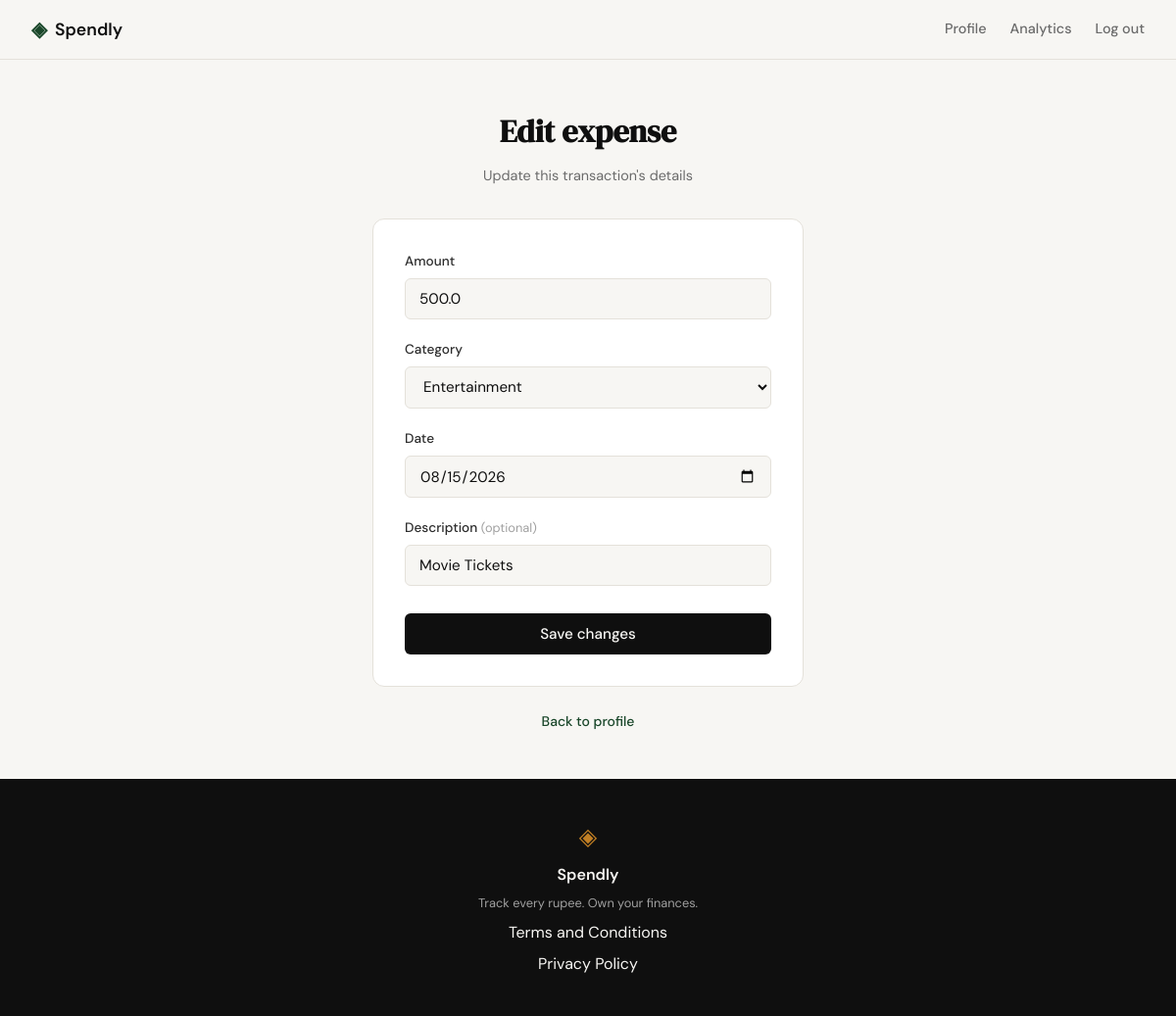
Screenshot of /expenses/29/edit (signed in) with the database file from the repository.
### tables this page shows
CREATE TABLE expenses (
            id          INTEGER PRIMARY KEY AUTOINCREMENT,
            user_id     INTEGER NOT NULL REFERENCES users(id),
            amount      REAL    NOT NULL,
            category    TEXT    NOT NULL,
            date        TEXT    NOT NULL,
            description TEXT,
            created_at  TEXT    DEFAULT (datetime('now'))
        );

### app.py (the view, shortened to what this page needs)
@app.route("/expenses/<int:id>/edit", methods=["GET", "POST"])
def edit_expense(id):
    if not session.get("user_id"):
        return redirect(url_for("login"))
    user_id = session["user_id"]
    expense = queries.get_expense_by_id(id, user_id)
    if expense is None:
        abort(404)
    return render_template(
        "edit_expense.html",
        expense=expense,
        category_options=CATEGORIES,
        amount=expense["amount"],
        category=expense["category"],
        date=expense["date"],
        description=expense["description"] or "",
    )

### database/db.py (called while the page is built)
def get_db():
    conn = sqlite3.connect(
        DB_PATH,
        timeout=10,
    )
    conn.row_factory = sqlite3.Row
    conn.execute("PRAGMA foreign_keys = ON")
    conn.execute("PRAGMA busy_timeout = 10000")
    return conn

### database/queries.py (called while the page is built)
def get_expense_by_id(expense_id, user_id):
    with get_db() as conn:
        row = conn.execute(
            """
            SELECT id, amount, category, date, description
            FROM expenses
            WHERE id = ? AND user_id = ?
            """,
            (expense_id, user_id),
        ).fetchone()
    if row is None:
        return None
    return {
        "id": row["id"],
        "amount": row["amount"],
        "category": row["category"],
        "date": row["date"],
        "description": row["description"],
    }

### templates/edit_expense.html (shortened to what this page needs)
{% extends "base.html" %}
{% block head %}
<link rel="stylesheet" href="{{ url_for('static', filename='css/add_expense.css') }}">
{% endblock %}
{% block content %}
<section class="auth-section">
    <div class="auth-container">
        <div class="auth-header">
            <h1 class="auth-title">Edit expense</h1>
            <p class="auth-subtitle">Update this transaction's details</p>
        </div>
        <div class="auth-card">
            <form method="POST" action="{{ url_for('edit_expense', id=expense.id) }}">
                <div class="form-group">
                    <label for="amount">Amount</label>
                    <input type="number" id="amount" name="amount"
                           class="form-input" placeholder="0.00" step="0.01" min="0.01"
                           value="{{ amount }}" required autofocus>
                </div>
                <div class="form-group">
                    <label for="category">Category</label>
                    <select id="category" name="category" class="form-input" required>
                        {% for cat in category_options %}
                        <option value="{{ cat }}" {% if cat == category %}selected{% endif %}>{{ cat }}</option>
                        {% endfor %}
                    </select>
                </div>
                <div class="form-group">
                    <label for="date">Date</label>
                    <input type="date" id="date" name="date"
                           class="form-input" value="{{ date }}" required>
                </div>
                <div class="form-group">
                    <label for="description">Description <span class="form-optional">(optional)</span></label>
                    <input type="text" id="description" name="description"
                           class="form-input" placeholder="e.g. Groceries" value="{{ description }}">
                </div>
                <button type="submit" class="btn-submit">Save changes</button>
            </form>
        </div>
        <p class="auth-switch">
            <a href="{{ url_for('profile') }}">Back to profile</a>
        </p>
    </div>
</section>
{% endblock %}

### static/css/style.css (style rules this page uses)
:root { --ink: #0f0f0f; --ink-soft: #2d2d2d; --ink-muted: #6b6b6b; --ink-faint: #a0a0a0; --paper: #f7f6f3; --paper-warm: #f0ede6; --paper-card: #ffffff; --accent: #1a472a; --accent-light: #e8f0eb; --accent-2: #c17f24; --accent-2-light: #fdf3e3; --danger: #c0392b; --danger-light: #fdecea; --border: #e4e1da; --border-soft: #eeebe4; --font-display: 'DM Serif Display', Georgia, serif; --font-body: 'DM Sans', system-ui, sans-serif; --max-width: 1200px; --auth-width: 440px; --radius-sm: 6px; --radius-md: 12px; --radius-lg: 20px; }
*, *::before, *::after { box-sizing: border-box; margin: 0; padding: 0; }
html { font-size: 16px; scroll-behavior: smooth; }
body { background: var(--paper); color: var(--ink); font-family: var(--font-body); font-size: 1rem; line-height: 1.6; -webkit-font-smoothing: antialiased; }
a { color: inherit; text-decoration: none; }
.auth-section { min-height: calc(100vh - 60px - 100px); display: flex; align-items: center; justify-content: center; padding: 3rem 2rem; }
.auth-container { width: 100%; max-width: var(--auth-width); }
.auth-header { text-align: center; margin-bottom: 2rem; }
.auth-title { font-family: var(--font-display); font-size: 2rem; color: var(--ink); margin-bottom: 0.5rem; }
.auth-subtitle { font-size: 0.9rem; color: var(--ink-muted); }
.auth-card { background: var(--paper-card); border: 1px solid var(--border); border-radius: var(--radius-md); padding: 2rem; margin-bottom: 1.5rem; }
.form-group { margin-bottom: 1.25rem; }
.form-group label { display: block; font-size: 0.85rem; font-weight: 500; color: var(--ink-soft); margin-bottom: 0.4rem; }
.form-input { width: 100%; padding: 0.6rem 0.875rem; border: 1px solid var(--border); border-radius: var(--radius-sm); font-family: var(--font-body); font-size: 0.95rem; color: var(--ink); background: var(--paper); outline: none; transition: border-color 0.2s; }
.form-input::placeholder { color: var(--ink-faint); }
.btn-submit { width: 100%; padding: 0.7rem; background: var(--ink); color: var(--paper); border: none; border-radius: var(--radius-sm); font-family: var(--font-body); font-size: 0.95rem; font-weight: 500; cursor: pointer; transition: background 0.2s; margin-top: 0.5rem; }
.auth-switch { text-align: center; font-size: 0.875rem; color: var(--ink-muted); }
.auth-switch a { color: var(--accent); font-weight: 500; }

### static/css/add_expense.css (style rules this page uses)
.form-optional { color: var(--ink-faint); font-weight: 400; font-size: 0.8rem; }

### rows the page displays
expenses: amount "500.0", category "Entertainment", date "08/15/2026", description "Movie Tickets"
